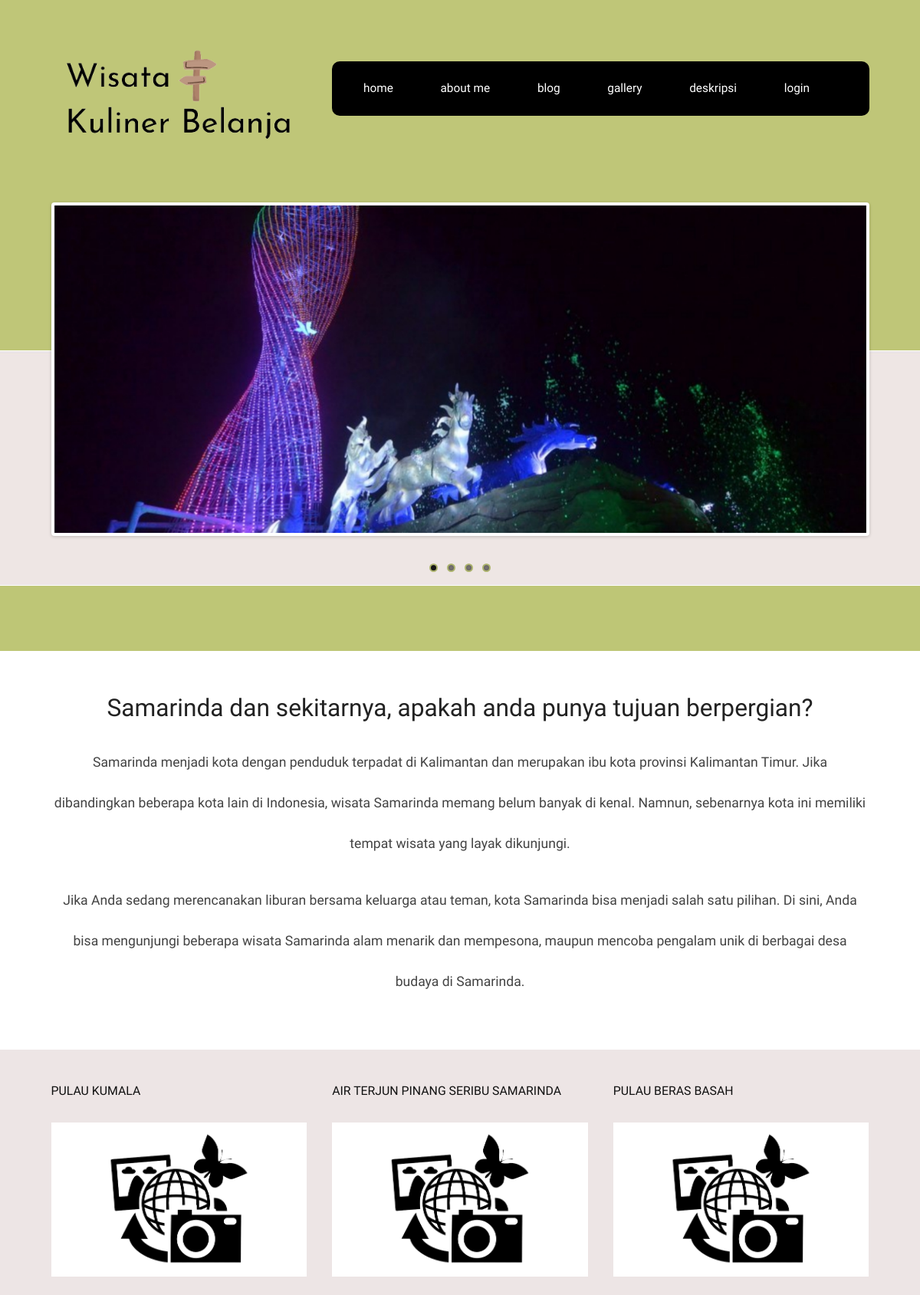
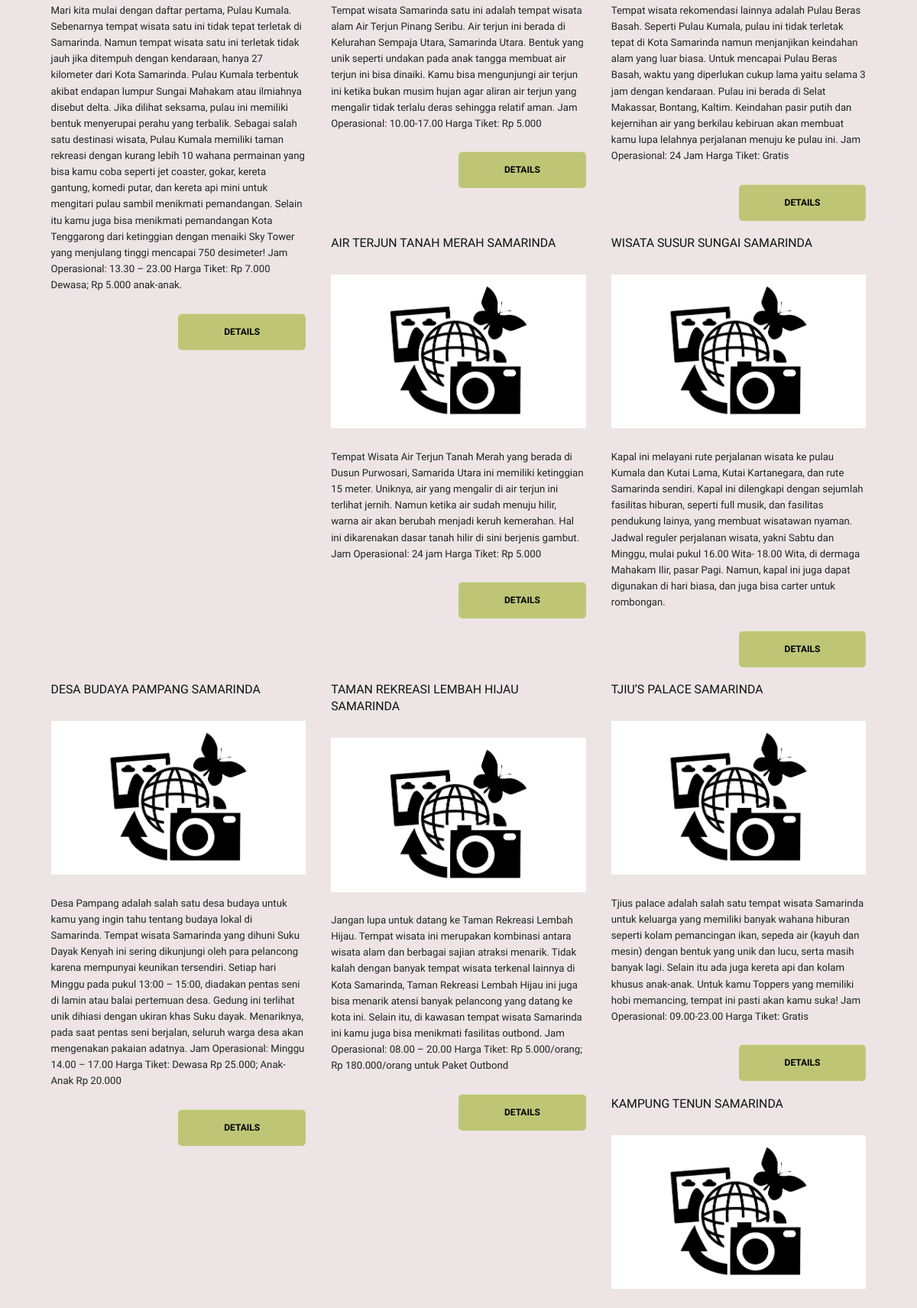
The page / (upper part) on the database its author committed (2 pictures, top to bottom).
### mywisata/models.py (models this page shows, shortened)
class Artikel(models.Model):
    nama_tempat = models.CharField(max_length = 150)
    body = models.TextField()
    lokasi = models.TextField()
    kategory = models.ForeignKey(Kategori , on_delete = models.CASCADE)
    img = models.FileField(upload_to='img', blank=True, null=True)
    published = models.BooleanField(default=True)
    class Meta:
        verbose_name_plural = "Artikel"

### mynov/views.py (the view)
# urls.py: path('', index,name='index'),
def index(request):
    template_name = 'front/index.html'
    artikel = Artikel.objects.all()
    context = {
        'title':'halaman awal',
        'artikel' :artikel,
    }
    return render(request, template_name, context)

### templates/front/index.html (shortened to what this page needs)
{% extends 'front/base.html' %}
{% load static %}
{% block content %}
<div class="slider">
    <div class="row">
      <div class="columns large-12">
        <div class="row flexslider-row">
          <div class="columns large-12">
            <div class="flexslider">
              <ul class="slides">
                <li> <img src="{% static 'front/images/home1.jpg' %}" alt=""> </li>
              </ul>
            </div>
          </div>
        </div>
      </div>
    </div>
  </div>
</div>
<div class="tagline">
  <div class="row">
    <div class="columns large-12">
      <div class="center">
        <h1>Samarinda dan sekitarnya, apakah anda punya tujuan berpergian?</h1>
        <p>Samarinda menjadi kota dengan penduduk terpadat di Kalimantan dan merupakan ibu kota provinsi Kalimantan Timur. Jika dibandingkan beberapa kota lain di Indonesia, wisata Samarinda memang belum banyak di kenal. Namnun, sebenarnya kota ini memiliki tempat wisata yang layak dikunjungi.</p>
        <p>Jika Anda sedang merencanakan liburan bersama keluarga atau teman, kota Samarinda bisa menjadi salah satu pilihan. Di sini, Anda bisa mengunjungi beberapa wisata Samarinda alam menarik dan mempesona, maupun mencoba pengalam unik di berbagai desa budaya di Samarinda.</p>
      </div>
    </div>
  </div>
</div>
<div class="service-box">
  <div class="row service">
    {% for a in artikel %}
    <div class="columns large-4">
      <h1 class="service-subtitle">{{a.nama_tempat}}</h1>
      <p><img src="{% static 'front/images/dtl.png' %}" alt="" class="threeUp"></p>
      <p>{{a.body}}</p>
      <p> <a href="{% url 'artikel_detail' a.id %}" class="button custom">details</a> </p>
    </div>
    {% endfor %}
  </div>
</div>
{% endblock content %}

### static/front/css/stylesheet.css (style rules this page uses)
.row { width: 100%; }
.center { text-align:center; }
body { font-size: 1.1em; line-height: 1.5em; color: #717171; font-family:'Droid Sans', serif; }
h1,h2,h3,h4,h5,h6 { color:rgb(97, 97, 97); font-family: 'Quando', serif; font-size: 1.2em; font-weight: normal; }
.service-subtitle { text-transform: uppercase; color: #111; font-size: .9em; margin-bottom: 30px; }
a { color: #d97163; }
a.button.read-more, .button { background: #bec676; text-transform: lowercase; font-size: 12px; border-radius: 3px; border:0; padding: 20px 30px; text-shadow: 2px 2px 2px rgba(0,0,0,.15); }
a.button.custom { background: #bec676; text-shadow: none; text-transform: uppercase; color: #000; padding:18px 60px; border-radius: 5px; box-shadow: 0 5px -5px #8a9051; float: right; margin-top:10px; }
p { font-size: .75em; }
.slider { padding:20px 0 40px 0; }
.flexslider { margin-bottom: 0; background: #fff; border: 20px solid #fff; position: relative; -webkit-border-radius: 0; -moz-border-radius: 0; -o-border-radius: 0; border-radius: 0; box-shadow: 0 1px 2px rgba(0,0,0,.2); -webkit-box-shadow: 0 1px 2px rgba(0,0,0,.2); -moz-box-shadow: 0 1px 2px rgba(0,0,0,.2); -o-box-shadow: 0 1px 2px rgba(0,0,0,.2); zoom: 1; }
.tagline { padding: 40px 0; }
.tagline h1 { font-size: 1.8em; line-height: 1.8em; color: #222; }
.tagline p { font-size: 1em; line-height: 3em; color: #434343; }
div.service-box { background: #ede5e5; padding-top:40px; color: #222; padding-bottom: 40px; }
div.service-box .service { padding-bottom: 30px; }
img.threeUp { padding: 10px; margin-bottom: 10px; background: #fff; }

### static/front/js/slider/flexslider.css (style rules this page uses)
.slides, .flex-control-nav, .flex-direction-nav { margin: 0; padding: 0; list-style: none; }
.flexslider { margin: 0; padding: 0; }
.flexslider .slides > li { display: none; -webkit-backface-visibility: hidden; }
.flexslider .slides img { width: 100%; display: block; }
.slides:after { content: "."; display: block; clear: both; visibility: hidden; line-height: 0; height: 0; }
.flexslider { margin: 0 0 60px; background: #fff; border: 4px solid #fff; position: relative; -webkit-border-radius: 4px; -moz-border-radius: 4px; -o-border-radius: 4px; border-radius: 4px; box-shadow: 0 1px 4px rgba(0,0,0,.2); -webkit-box-shadow: 0 1px 4px rgba(0,0,0,.2); -moz-box-shadow: 0 1px 4px rgba(0,0,0,.2); -o-box-shadow: 0 1px 4px rgba(0,0,0,.2); zoom: 1; }
.flexslider .slides { zoom: 1; }

### static/front/js/slider/flexcar.css (style rules this page uses)
.slides, .flex-control-nav, .flex-direction-nav { margin: 0; padding: 0; list-style: none; }
.slides:after { content: "."; display: block; clear: both; visibility: hidden; line-height: 0; height: 0; }

### rows shown on the page
Artikel: nama_tempat "PULAU KUMALA", body "Mari kita mulai dengan daftar pertama, Pulau Kumala. Sebenarnya tempat wisata satu ini tidak tepat terletak di Samarinda. Namun tempat wisata satu ini terletak tidak jauh jika ditempuh dengan kendaraan, hanya 27 kilometer dari Kota Samarinda. Pulau Kumala terbentuk akibat endapan lumpur Sungai Mahakam atau ilmiahnya disebut delta. Jika dilihat seksama, pulau ini memiliki bentuk menyerupai perahu yang terbalik. Sebagai salah satu destinasi wisata, Pulau Kumala memiliki taman rekreasi dengan kurang lebih 10 wahana permainan yang bisa kamu coba seperti jet coaster, gokar, kereta gantung, komedi putar, dan kereta api mini untuk mengitari pulau sambil menikmati pemandangan. Selain itu kamu juga…"
Artikel: nama_tempat "AIR TERJUN PINANG SERIBU SAMARINDA", body "Tempat wisata Samarinda satu ini adalah tempat wisata alam Air Terjun Pinang Seribu. Air terjun ini berada di Kelurahan Sempaja Utara, Samarinda Utara. Bentuk yang unik seperti undakan pada anak tangga membuat air terjun ini bisa dinaiki. Kamu bisa mengunjungi air terjun ini ketika bukan musim hujan agar aliran air terjun yang mengalir tidak terlalu deras sehingga relatif aman. Jam Operasional: 10.00-17.00 Harga Tiket: Rp 5.000"
Artikel: nama_tempat "PULAU BERAS BASAH", body "Tempat wisata rekomendasi lainnya adalah Pulau Beras Basah. Seperti Pulau Kumala, pulau ini tidak terletak tepat di Kota Samarinda namun menjanjikan keindahan alam yang luar biasa. Untuk mencapai Pulau Beras Basah, waktu yang diperlukan cukup lama yaitu selama 3 jam dengan kendaraan. Pulau ini berada di Selat Makassar, Bontang, Kaltim. Keindahan pasir putih dan kejernihan air yang berkilau kebiruan akan membuat kamu lupa lelahnya perjalanan menuju ke pulau ini. Jam Operasional: 24 Jam Harga Tiket: Gratis"
Artikel: nama_tempat "AIR TERJUN TANAH MERAH SAMARINDA", body "Tempat Wisata Air Terjun Tanah Merah yang berada di Dusun Purwosari, Samarida Utara ini memiliki ketinggian 15 meter. Uniknya, air yang mengalir di air terjun ini terlihat jernih. Namun ketika air sudah menuju hilir, warna air akan berubah menjadi keruh kemerahan. Hal ini dikarenakan dasar tanah hilir di sini berjenis gambut. Jam Operasional: 24 jam Harga Tiket: Rp 5.000"
Artikel: nama_tempat "WISATA SUSUR SUNGAI SAMARINDA", body "Kapal ini melayani rute perjalanan wisata ke pulau Kumala dan Kutai Lama, Kutai Kartanegara, dan rute Samarinda sendiri. Kapal ini dilengkapi dengan sejumlah fasilitas hiburan, seperti full musik, dan fasilitas pendukung lainya, yang membuat wisatawan nyaman. Jadwal reguler perjalanan wisata, yakni Sabtu dan Minggu, mulai pukul 16.00 Wita- 18.00 Wita, di dermaga Mahakam Ilir, pasar Pagi. Namun, kapal ini juga dapat digunakan di hari biasa, dan juga bisa carter untuk rombongan."
Artikel: nama_tempat "DESA BUDAYA PAMPANG SAMARINDA", body "Desa Pampang adalah salah satu desa budaya untuk kamu yang ingin tahu tentang budaya lokal di Samarinda. Tempat wisata Samarinda yang dihuni Suku Dayak Kenyah ini sering dikunjungi oleh para pelancong karena mempunyai keunikan tersendiri. Setiap hari Minggu pada pukul 13:00 – 15:00, diadakan pentas seni di lamin atau balai pertemuan desa. Gedung ini terlihat unik dihiasi dengan ukiran khas Suku dayak. Menariknya, pada saat pentas seni berjalan, seluruh warga desa akan mengenakan pakaian adatnya. Jam Operasional: Minggu 14.00 – 17.00 Harga Tiket: Dewasa Rp 25.000; Anak-Anak Rp 20.000"
Artikel: nama_tempat "TAMAN REKREASI LEMBAH HIJAU SAMARINDA", body "Jangan lupa untuk datang ke Taman Rekreasi Lembah Hijau. Tempat wisata ini merupakan kombinasi antara wisata alam dan berbagai sajian atraksi menarik. Tidak kalah dengan banyak tempat wisata terkenal lainnya di Kota Samarinda, Taman Rekreasi Lembah Hijau ini juga bisa menarik atensi banyak pelancong yang datang ke kota ini. Selain itu, di kawasan tempat wisata Samarinda ini kamu juga bisa menikmati fasilitas outbond. Jam Operasional: 08.00 – 20.00 Harga Tiket: Rp 5.000/orang; Rp 180.000/orang untuk Paket Outbond"
Artikel: nama_tempat "TJIU’S PALACE SAMARINDA", body "Tjius palace adalah salah satu tempat wisata Samarinda untuk keluarga yang memiliki banyak wahana hiburan seperti kolam pemancingan ikan, sepeda air (kayuh dan mesin) dengan bentuk yang unik dan lucu, serta masih banyak lagi. Selain itu ada juga kereta api dan kolam khusus anak-anak. Untuk kamu Toppers yang memiliki hobi memancing, tempat ini pasti akan kamu suka! Jam Operasional: 09.00-23.00 Harga Tiket: Gratis"
Artikel: nama_tempat "KAMPUNG TENUN SAMARINDA"
